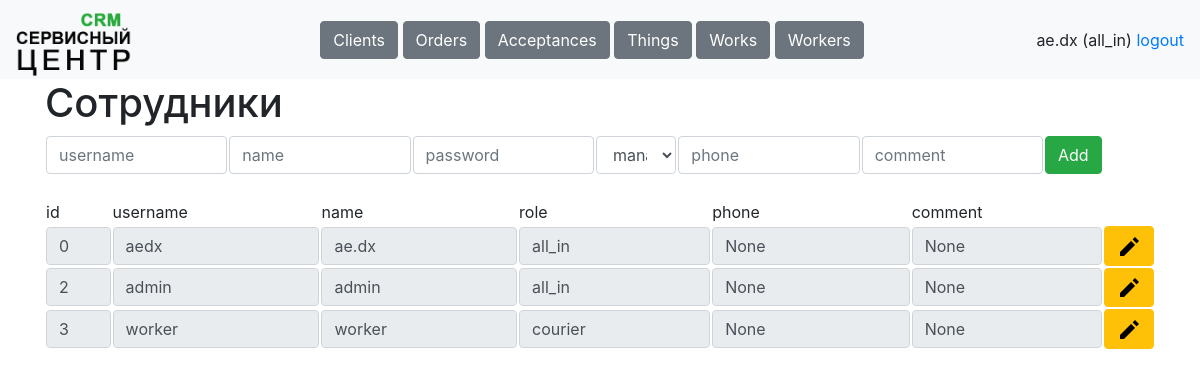
The page /tables/workers (signed in) on the database as committed earlier.
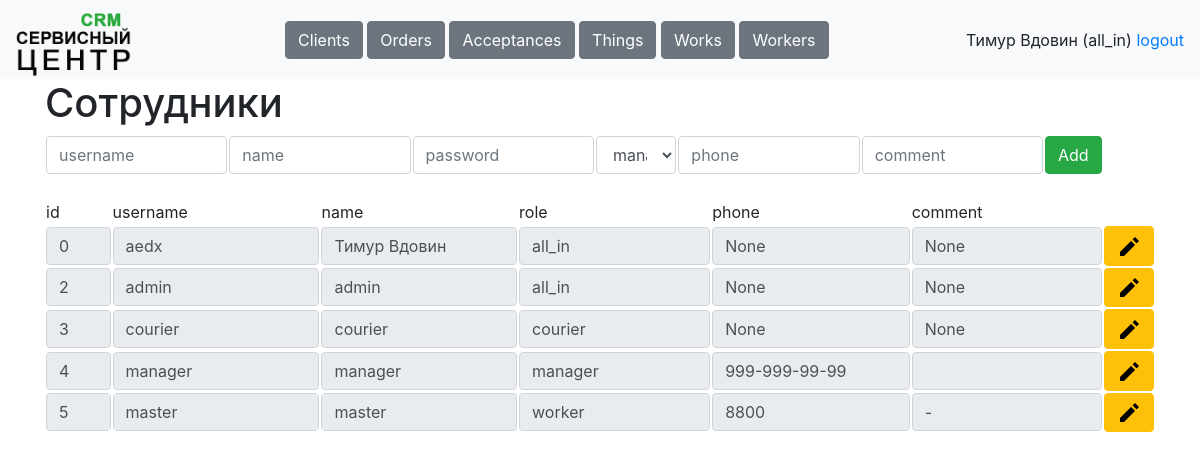
The same page on the database as committed later.
### data/tables.py (models this page shows, shortened)
class Worker(db_session.SqlAlchemyBase, SerializerMixin, UserMixin):
    __tablename__ = 'workers'
    id = Column(sqlalchemy.Integer, primary_key=True, autoincrement=True)
    username = Column(sqlalchemy.String, nullable=True)
    name = Column(sqlalchemy.String, nullable=True)
    password = Column(sqlalchemy.String, nullable=True)
    role = Column(sqlalchemy.String, nullable=True)
    phone = Column(sqlalchemy.String, nullable=True)
    comment = Column(sqlalchemy.String, nullable=True)
    works = orm.relationship('Work', back_populates='worker')
    acceptances = orm.relationship('Acceptance', back_populates='worker')

### main.py (the view)
@app.route('/tables/<table>', methods=['POST', 'GET'])
@stuff.login_and_role_required(current_user, '/tables/')
def tables(table):
    if request.method == 'GET':
        return render_template(f'{table}.html', sort='id', reverse=0, user=current_user)
    elif request.method == 'POST':
        stuff.update_entry(table, request.form)
        return redirect(f'/tables/{table}')

### main.py (called while the page is built)
@login_manager.user_loader
def load_user(worker_id):
    worker = stuff.db_sess.get(Worker, worker_id)
    return worker

### stuff.py (called while the page is built)
def is_role_acceptable(role, page):
    return True

def login_and_role_required(current_user, page):
    def wrapper(f):
        @wraps(f)
        def decorated_function(*args, **kwargs):
            if current_user.is_authenticated:
                if is_role_acceptable(current_user.role, page):
                    return f(*args, **kwargs)
                return redirect('/dashboard')
            resp = redirect('/login')
            return resp
        return decorated_function
    return wrapper

def get_table(table, sort='id', reverse=0):
    if table == 'clients':
        return db_sess.query(Client)
    elif table == 'orders':
        return db_sess.query(Order)
    elif table == 'acceptances':
        return db_sess.query(Acceptance)
    elif table == 'things':
        return db_sess.query(Thing)
    elif table == 'works':
        return db_sess.query(Work)
    elif table == 'workers':
        return db_sess.query(Worker)

### templates/workers.html (shortened to what this page needs)
{% extends "base.html"%}
{% block content %}
<h1>Сотрудники</h1>
<form method="post">
    <table>
        <tr>
            <td><input class="form-control" placeholder="username" name="username"></td>
            <td><input class="form-control" placeholder="name" name="name"></td>
            <td><input class="form-control" placeholder="password" name="password"></td>
            <td><select class="form-control" name="role">
                <option>manager</option>
            </select></td>
            <td><input class="form-control" placeholder="phone" name="phone"></td>
            <td><input class="form-control" placeholder="comment" name="comment"></td>
            <td width="10%"><button type="submit" class="btn btn-success">Add</button></td>
        </tr>
    </table>
</form><br>
<table>
    <tr>
        <td width="6%">id</td>
        <td>username</td>
        <td>name</td>
        <td>role</td>
        <td>phone</td>
        <td colspan="2">comment</td>
    </tr>
    {% for item in get_table("workers", sort=sort, reverse=reverse) %}
    <tr>
        <td width="6%"><input class="form-control" value="{{item.id}}" readonly></td>
        <td><input class="form-control" value="{{item.username}}" readonly></td>
        <td><input class="form-control" value="{{item.name}}" readonly></td>
        <td><input class="form-control" value="{{item.role}}" readonly></td>
        <td><input class="form-control" value="{{item.phone}}" readonly></td>
        <td><input class="form-control" value="{{item.comment}}" readonly></td>
        <td><a class="btn btn-warning" href="/tables/workers/{{item.id}}" role="button"><img src="/static/icons/edit.png"></a></td>
    </tr>
    {% endfor %}
</table>
{% endblock %}

### templates/base.html (shortened to what this page needs)
<!doctype html>
<html>
<head>
    <link rel="stylesheet"
          href="https://stackpath.bootstrapcdn.com/bootstrap/4.4.1/css/bootstrap.min.css"
>
    <link rel="stylesheet" href="static/css/style.css" />
</head>
<body>
<header>
    <nav class="navbar navbar-light bg-light">
        <a class="navbar-brand" style="height: 63px;" href="/dashboard"><img height="63px" src="/static/icons/logo.png"></a>
        <div>
            {% if user.role == "manager" %}
                <a class="btn btn-secondary" href="/tables/clients" role="button">Clients</a>
                <a class="btn btn-secondary" href="/tables/orders" role="button">Orders</a>
            {% elif user.role == "courier" %}
                <a class="btn btn-secondary" href="/tables/orders" role="button">Orders</a>
                <a class="btn btn-secondary" href="/tables/acceptances" role="button">Acceptances</a>
                <a class="btn btn-secondary" href="/tables/things" role="button">Things</a>
            {% elif user.role == "worker" %}
                <a class="btn btn-secondary" href="/tables/acceptances" role="button">Acceptances</a>
                <a class="btn btn-secondary" href="/tables/works" role="button">Works</a>
                <a class="btn btn-secondary" href="/tables/things" role="button">Things</a>
            {% else %}
                <a class="btn btn-secondary" href="/tables/clients" role="button">Clients</a>
                <a class="btn btn-secondary" href="/tables/orders" role="button">Orders</a>
                <a class="btn btn-secondary" href="/tables/acceptances" role="button">Acceptances</a>
                <a class="btn btn-secondary" href="/tables/things" role="button">Things</a>
                <a class="btn btn-secondary" href="/tables/works" role="button">Works</a>
                <a class="btn btn-secondary" href="/tables/workers" role="button">Workers</a>
            {% endif %}
        </div>
        <div>
            <a>{{user.name}} ({{user.role}})</a>
            <a href="/logout">logout</a>
        </div>
    </nav>
</header>
<main role="main" class="container">
    {% block content %}{% endblock %}
</main>
</body>
</html>

Rows that differ between the two databases and show on the page:
changed Worker "aedx": name "ae.dx" → "Тимур Вдовин"
changed Worker "courier": username "worker" → "courier"; name "worker" → "courier"
added Worker: id "4", username "manager", name "manager", role "manager", phone "999-999-99-99"
added Worker: id "5", username "master", name "master", role "worker", phone "8800", comment "-"
